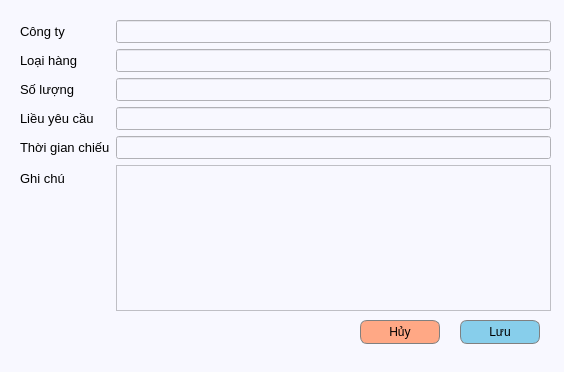
<?xml version="1.0" encoding="UTF-8"?>
<ui version="4.0">
 <class>SavePackage</class>
 <widget class="QDialog" name="SavePackage">
  <property name="geometry">
   <rect>
    <x>0</x>
    <y>0</y>
    <width>564</width>
    <height>372</height>
   </rect>
  </property>
  <property name="windowTitle">
   <string>Dialog</string>
  </property>
  <property name="styleSheet">
   <string notr="true">background:rgb(248, 248, 255);
color:black;</string>
  </property>
  <widget class="QWidget" name="formLayoutWidget">
   <property name="geometry">
    <rect>
     <x>20</x>
     <y>20</y>
     <width>531</width>
     <height>291</height>
    </rect>
   </property>
   <layout class="QFormLayout" name="formLayout">
    <item row="0" column="0">
     <widget class="QLabel" name="lbl_company">
      <property name="font">
       <font>
        <pointsize>10</pointsize>
       </font>
      </property>
      <property name="text">
       <string>Công ty</string>
      </property>
     </widget>
    </item>
    <item row="0" column="1">
     <widget class="QLineEdit" name="line_company">
      <property name="font">
       <font>
        <pointsize>10</pointsize>
       </font>
      </property>
     </widget>
    </item>
    <item row="1" column="0">
     <widget class="QLabel" name="lbl_type_package">
      <property name="font">
       <font>
        <pointsize>10</pointsize>
       </font>
      </property>
      <property name="text">
       <string>Loại hàng</string>
      </property>
     </widget>
    </item>
    <item row="1" column="1">
     <widget class="QLineEdit" name="line_type_package">
      <property name="font">
       <font>
        <pointsize>10</pointsize>
       </font>
      </property>
     </widget>
    </item>
    <item row="2" column="0">
     <widget class="QLabel" name="lbl_quantity">
      <property name="font">
       <font>
        <pointsize>10</pointsize>
       </font>
      </property>
      <property name="text">
       <string>Số lượng</string>
      </property>
     </widget>
    </item>
    <item row="2" column="1">
     <widget class="QLineEdit" name="line_quantity">
      <property name="font">
       <font>
        <pointsize>10</pointsize>
       </font>
      </property>
     </widget>
    </item>
    <item row="3" column="0">
     <widget class="QLabel" name="lbl_dose_required">
      <property name="font">
       <font>
        <pointsize>10</pointsize>
       </font>
      </property>
      <property name="text">
       <string>Liều yêu cầu</string>
      </property>
     </widget>
    </item>
    <item row="3" column="1">
     <widget class="QLineEdit" name="line_dose_required">
      <property name="font">
       <font>
        <pointsize>10</pointsize>
       </font>
      </property>
     </widget>
    </item>
    <item row="4" column="0">
     <widget class="QLabel" name="lbl_irradiation_time">
      <property name="font">
       <font>
        <pointsize>10</pointsize>
       </font>
      </property>
      <property name="text">
       <string>Thời gian chiếu</string>
      </property>
     </widget>
    </item>
    <item row="4" column="1">
     <widget class="QLineEdit" name="line_irradiation_time">
      <property name="font">
       <font>
        <pointsize>10</pointsize>
       </font>
      </property>
     </widget>
    </item>
    <item row="5" column="0">
     <widget class="QLabel" name="lbl_note">
      <property name="font">
       <font>
        <pointsize>10</pointsize>
       </font>
      </property>
      <property name="text">
       <string>Ghi chú</string>
      </property>
     </widget>
    </item>
    <item row="5" column="1">
     <widget class="QTextEdit" name="text_note">
      <property name="font">
       <font>
        <pointsize>10</pointsize>
       </font>
      </property>
     </widget>
    </item>
   </layout>
  </widget>
  <widget class="QPushButton" name="btn_save">
   <property name="geometry">
    <rect>
     <x>460</x>
     <y>320</y>
     <width>80</width>
     <height>24</height>
    </rect>
   </property>
   <property name="styleSheet">
    <string notr="true">border-radius:7px;
border:1px solid grey;
background:rgb(135, 206, 235);
color:black;
</string>
   </property>
   <property name="text">
    <string>Lưu</string>
   </property>
  </widget>
  <widget class="QPushButton" name="btn_cancel">
   <property name="geometry">
    <rect>
     <x>360</x>
     <y>320</y>
     <width>80</width>
     <height>24</height>
    </rect>
   </property>
   <property name="styleSheet">
    <string notr="true">border-radius:7px;
border:1px solid grey;
background:rgb(255, 168, 133);
color:black;</string>
   </property>
   <property name="text">
    <string>Hủy</string>
   </property>
  </widget>
 </widget>
 <resources/>
 <connections/>
</ui>
